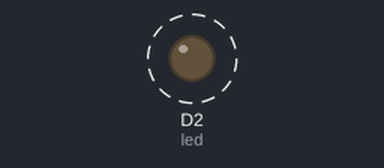
Recording of a sketch running on a simulated ESP8266 (NodeMCU). Parts: output pins drawn as LEDs (lit = HIGH). Dashed ring = blinking. What the sketch prints to the serial monitor is not drawn.

Above: at 0.5 s.
Timing chart, 0 to 4.6 s (numbered marks = the images above):
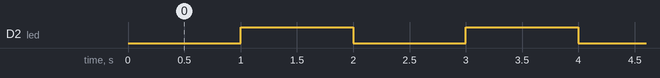

The sketch:

blink_with_button.ino
```cpp
int button = D1;
int led = D2;
int check = 0;
void setup() {
  // put your setup code here, to run once:
  Serial.println(9600);
  pinMode(led, OUTPUT);
  pinMode(button, INPUT);

}

void loop() {
  // put your main code here, to run repeatedly:

    for(int i=0; i<10; i++){
      digitalWrite(led,i%2);
      Serial.println(i%2);
      delay(1000);
    }
}
```

Measured:
- by itself, D2 (led): alternates HIGH for 1.0 s and LOW for 1.0 s
